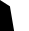

Write the Python code that produced this figure.
#!/usr/bin/env python
# coding: utf-8

# In[1]:


import numpy as np
import svgwrite


# In[2]:


# http://kijishi.html.xdomain.jp/komanosize.htm
# https://rskmoi.hatenablog.com/entry/2018/01/21/104029
c = 28.2
mu_c = 31.0
mu = mu_c / c

Q_deg = 115.0
R_deg = 80.4
P_deg = (540 - (Q_deg * 2 + R_deg))/2

P, Q, R = np.deg2rad([P_deg, Q_deg, R_deg])
a = c * (mu * np.cos(R) - np.sin(R)/2) / np.cos(P/2 + R)


# In[3]:


P_deg


# In[4]:


# https://blog.goo.ne.jp/m4g/e/8a18befcb3b83efaca95803cded4b28b
q_x = a * np.sin(P/2)
q_y = a * np.cos(P/2)
r_x = c/2
r_y = mu_c


# In[5]:


points = []
points.append([0, 0])
points.append([q_x, q_y])
points.append([r_x, r_y])
points.append([-r_x, r_y])
points.append([-q_x, q_y])


# In[6]:


dwg = svgwrite.Drawing("shogi.svg")
dwg.add( dwg.polygon( points=points ) )
dwg.save()
